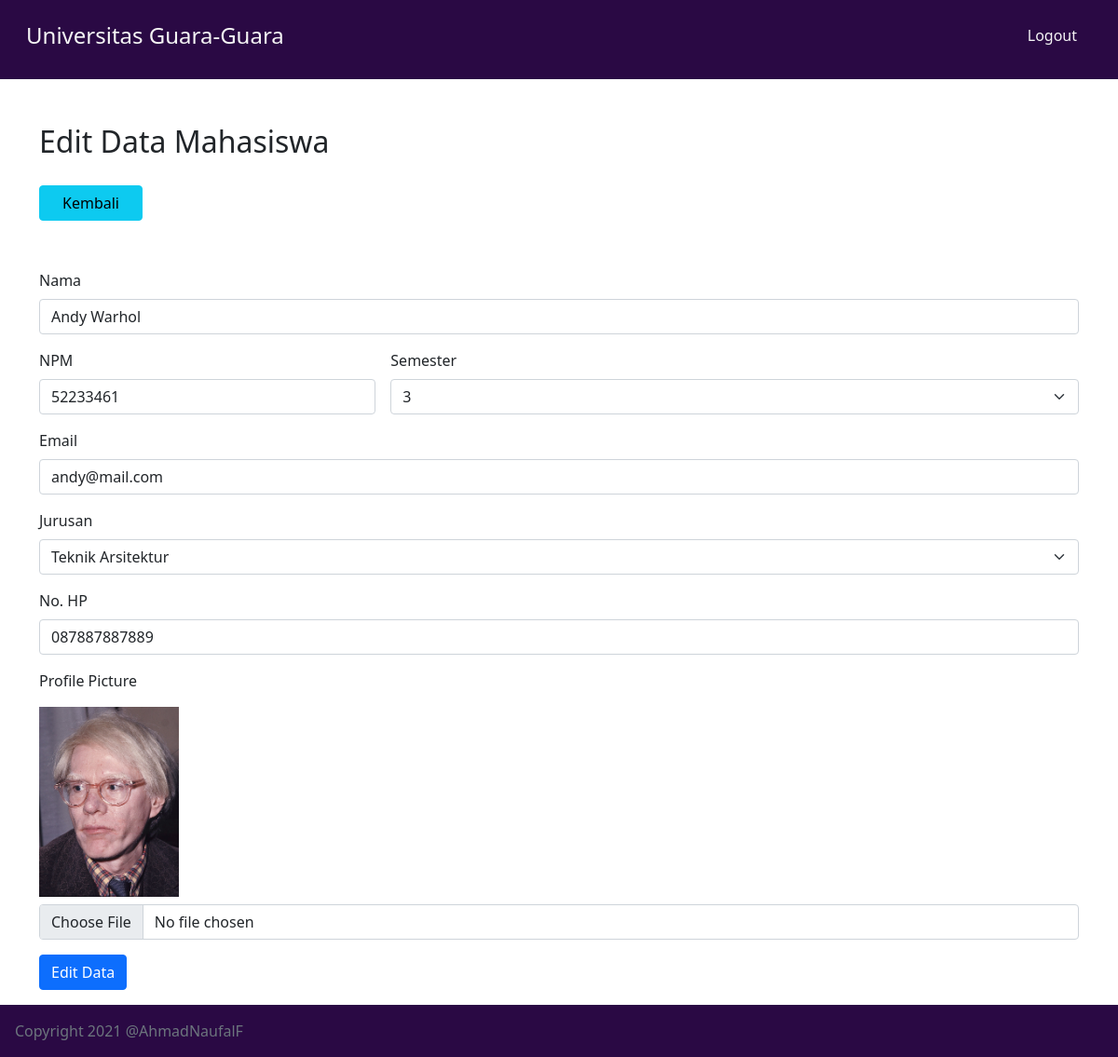
The app's page /edit.php?id=1 (signed in) with its own data.
### tables this page shows
CREATE TABLE `mahasiswa` (
  `id` int(11) NOT NULL,
  `nama` varchar(200) NOT NULL,
  `npm` char(8) NOT NULL,
  `semester` char(2) NOT NULL,
  `email` varchar(100) NOT NULL,
  `jurusan` varchar(100) NOT NULL,
  `telepon` char(13) NOT NULL,
  `gambar` varchar(100) NOT NULL
);

### functions.php (called while the page is built, shortened)
<?php
$conn = mysqli_connect("localhost", "root", "", "guara_db");
function query($query)
{
    global $conn;
    $result = mysqli_query($conn, $query);
    $rows = [];
    while ($row = mysqli_fetch_assoc($result)) {
        $rows[] = $row;
    }
    return $rows;
}

### edit.php (the view, shortened to what this page needs)
<?php
require 'functions.php';
$id = $_GET['id'];
$mhs = query("SELECT * FROM mahasiswa WHERE id = $id")[0];
?>
<!DOCTYPE html>
<html lang="en">
<head>
    <link href="https://cdn.jsdelivr.net/npm/bootstrap@5.1.0/dist/css/bootstrap.min.css" rel="stylesheet">
</head>
<body>
    <nav class="navbar sticky-top navbar-light" style="background-color: #2A0944;">
        <div class="container-fluid">
            <a class="navbar-brand p-3 d-inline-flex" href="#">
                <h4 style="color: whitesmoke;">Universitas Guara-Guara</h4>
            </a>
            <a class="navbar-brand p-3 d-inline-flex" href="logout.php">
                <h6 style="color: whitesmoke;">Logout</h6>
            </a>
        </div>
    </nav>
    <section>
        <div class="container">
            <div class="row">
                <div class="col-md-12 mt-5 mb-3">
                    <h2>Edit Data Mahasiswa</h2>
                </div>
                <div class="col-md-12">
                    <a href="index.php" class="btn btn-info px-4 my-1">Kembali</a>
                </div>
                <div class="col-md-12 my-3">
                    <form class="row g-3" action="" method="POST" enctype="multipart/form-data">
                        <div class="col-md-12">
                            <label for="nama" class="form-label">Nama</label>
                            <input type="text" class="form-control" id="nama" name="nama" value="<?= $mhs['nama'] ?>" autocomplete="off">
                        </div>
                        <div class="col-md-4">
                            <label for="npm" class="form-label">NPM</label>
                            <input type="text" class="form-control" id="npm" name="npm" maxlength="8" value="<?= $mhs['npm'] ?>" autocomplete="off">
                        </div>
                        <div class="col-md-8">
                            <label for="semester" class="form-label">Semester</label>
                            <select id="semester" class="form-select" name="semester">
                                <option><?= $mhs['semester'] ?></option>
                            </select>
                        </div>
                        <div class="col-md-12">
                            <label for="email" class="form-label">Email</label>
                            <input type="email" class="form-control" id="email" name="email" value="<?= $mhs['email'] ?>" autocomplete="off">
                        </div>
                        <div class="col-md-12">
                            <label for="jurusan" class="form-label">Jurusan</label>
                            <select id="jurusan" class="form-select" name="jurusan">
                                <option><?= $mhs['jurusan'] ?></option>
                            </select>
                        </div>
                        <div class="col-md-12">
                            <label for="telepon" class="form-label">No. HP</label>
                            <input type="text" class="form-control" id="telepon" name="telepon" maxlength="14" value="<?= $mhs['telepon'] ?>" autocomplete="off">
                        </div>
                        <div class="col-md-12">
                            <label for="gambar" class="form-label">Profile Picture</label><br>
                            <img src="img/<?= $mhs['gambar']; ?>" style="width: 150px;" class="my-2">
                            <input type="file" class="form-control" id="gambar" name="gambar">
                        </div>
                        <div class="col-12">
                            <button type="submit" class="btn btn-primary" name="submit">Edit Data</button>
                        </div>
                    </form>
                </div>
            </div>
        </div>
    </section>
    <footer class="footer mt-auto bg-light">
        <div class="container-fluid p-3" style="background-color: #2A0944;">
            <span class="text-muted">Copyright 2021 @AhmadNaufalF</span>
        </div>
    </footer>
</body>
</html>

### records on screen
mahasiswa: nama "Andy Warhol", npm "52233461", semester "3", email "andy@mail.com", jurusan "Teknik Arsitektur", telepon "087887887889", gambar (picture)
